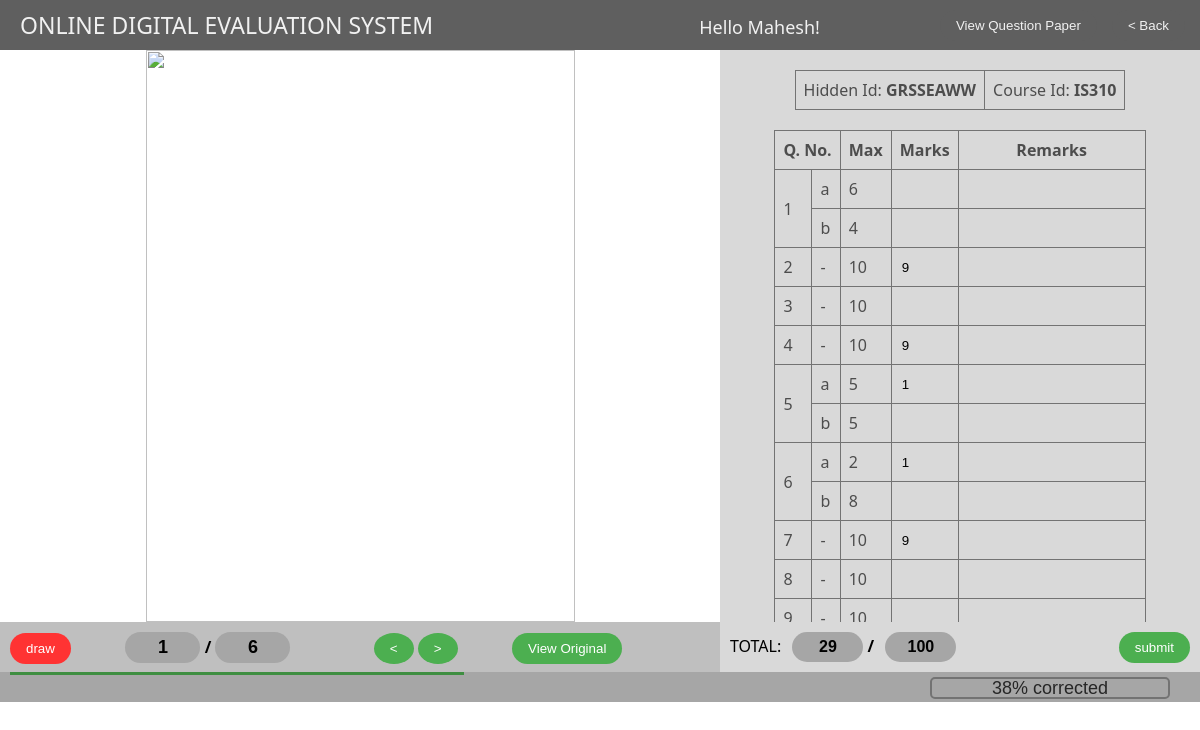
/correctionpage.php (signed in), run on the app's committed database.
### tables this page shows
CREATE TABLE `qpapers` (
  `QpId` varchar(4) NOT NULL,
  `QId` varchar(6) NOT NULL,
  `QNo` int(2) NOT NULL,
  `SubQNo` varchar(2) NOT NULL,
  `QStmt` text NOT NULL,
  `MaxMarks` int(2) NOT NULL,
  `Setter` varchar(4) NOT NULL,
  `CourseId` varchar(5) NOT NULL
);

### tablecreation.php (the view, shortened to what this page needs)
<?php
	$QpId = $_SESSION['QpId'];
	$studid = $_SESSION['studid'];
	$servername = "localhost";
	$username = "root";
	$password = "root";
	$dbname = "odes";
	$conn = new mysqli($servername, $username, $password, $dbname);
	$result = $conn->query("SELECT * FROM `qpapers` WHERE `QpId`='$QpId'");
	if ($result->num_rows > 0) {
		while($row = $result->fetch_assoc()) {
			$marks[$row['QNo']][$row['SubQNo']] = $row['MaxMarks'];
		}
	} else {
		echo "1-0 results";
	}
	$result = $conn->query("SELECT * FROM `marks` WHERE `StudId`='{$studid}' AND `QpId`='{$QpId}' AND `MarksPerQ`>='0'");
	if ($result->num_rows > 0) {
		while($row = $result->fetch_assoc()) {
			$preMarks[$row['QId']] = $row['MarksPerQ'];
		}
	} else {
		echo "";
	}
	echo "<table>"
		. "<tr>"
		. "<th colspan='2'>Q. No.</th>"
		. "<th>Max</th>"
		. "<th>Marks</th>"
		. "<th>Remarks</th>"
		. "</tr>";
	foreach($marks as $qno => $subqarr) {
		echo "<tr>"
			."<td rowspan='".sizeof($subqarr)."' > $qno </td>";
		$i = 1;
		foreach ($subqarr as $subqno => $maxmarks) {
			$qid="";
			$result1 = $conn->query("SELECT `QId` FROM `qpapers` WHERE `QNo`='$qno' AND `SubQNo`='$subqno' AND `QpId`='$QpId'");
			if ($result1->num_rows > 0) {
				if($row = $result1->fetch_assoc()) {
					$qid = $row['QId'];
				}
			} else {
				echo "4-0 results";
			}
			$preMarksVal = '';
			$preRemarksVal = '';
			if(isset($preMarks[$qid])){
				$preMarksVal = $preMarks[$qid];
			}
			if($i == 1){
				echo "<td>$subqno</td>"
					."<td>$maxmarks</td>"
					."<td><input type='text' name='M_Q{$qno}_SQ{$subqno}_QID{$qid}' id='M_Q{$qno}_SQ{$subqno}_QID{$qid}' class='transparent marksTB enterBlur' width='25' onkeypress='if ( isNaN(this.value + String.fromCharCode(event.keyCode) )) return false;' value='{$preMarksVal}' /></td>"
					."<td><input type='text' name='R_Q{$qno}_SQ{$subqno}_QID{$qid}' id='R_Q{$qno}_SQ{$subqno}_QID{$qid}' class='transparent remarksTB enterBlur' width='170' value='{$preRemarksVal}' /></td>"
					."</tr>";
			} else {
				echo "<tr>"
					."<td>$subqno</td>"
					."<td>$maxmarks</td>"
					."<td><input type='text' name='M_Q{$qno}_SQ{$subqno}_QID{$qid}' id='M_Q{$qno}_SQ{$subqno}_QID{$qid}' class='transparent marksTB enterBlur' width='25' onkeypress='if ( isNaN(this.value + String.fromCharCode(event.keyCode) )) return false;' value='{$preMarksVal}' /></td>"
					."<td><input type='text' name='R_Q{$qno}_SQ{$subqno}_QID{$qid}' id='R_Q{$qno}_SQ{$subqno}_QID{$qid}' class='transparent remarksTB enterBlur' width='170' value='{$preRemarksVal}' /></td>"
					."</tr>";
			}
			$i++;
		}
	}
	echo "</table>";
?>

### correctionpage.php (shortened to what this page needs)
<?php
	if ( isset($_GET['hidid']) ){
		$HidId = $_GET['hidid'];
	} elseif ( isset( $_SESSION['hidid'] ) ) {
		$HidId = $_SESSION['hidid'];
	}else {
		$HidId = 'GRSSEAWW';
	}
	$servername = "localhost";
	$username = "root";
	$password = "root";
	$dbname = "odes";
	$conn = new mysqli($servername, $username, $password, $dbname);
	$result = $conn->query("SELECT `StudId`,`CourseId` FROM `ansscripts` WHERE `HidId`='{$HidId}' LIMIT 1");
	if ($result->num_rows > 0) {
		if($row = $result->fetch_assoc()){
			$courseid = $row['CourseId'];
		}
	}
?>
<html>
	<head>
		<link rel="stylesheet" type="text/css" href="modalStyle.css" />
		<link rel="stylesheet" type="text/css" href="teacherStyle.css" />
		<link rel="stylesheet" type="text/css" href="CommonStyle.css" />
	</head>
	<body >
		<div class="header-div" style="">
			<p style="font-size:23px;margin-left:20px;display:inline-block;margin-top:9px;" >ONLINE DIGITAL EVALUATION SYSTEM</p>
				<button class="round-edge-button header-button" id="back-page-button" style="display:inline-block;margin-top:10px;padding:8px 16px;margin-right:15px;float:right;" >
				&lt; Back
				</button>
			<button class="round-edge-button header-button" id="view-qp-button" style="display:inline-block;margin-top:10px;padding:8px 16px;margin-right:15px;float:right;" >
			View Question Paper
			</button>
			<p style="font-size:18px;float:right;margin-bottom:0px;margin-right:120px;display:inline-block;margin-top:15px;" >Hello <?php echo $_SESSION['FactName'];?>!</p>
		</div>
		<div id="ans-script-div" style="">
			<div id="ans-script-image-div" style="display:inline-block;" >
				<img id="ans-script-img" src="images/img3.jpg"
					style="width:429px;height:572px;"
					onclick=zoomIn(this); />
			</div>
			<div id="ansScript-controls-div" style="overflow:auto;" >
				<button id="canvas-toggle-button" class="round-edge-button red-button move" style="margin-left:10px;margin-top:10px;padding:8px 16px;" >
				draw
				</button>
				<input id="pg-num-text-field" class="move enterBlur" type="text" size="2" style="margin-left:7%;" maxlength="2" onkeypress="if ( isNaN(String.fromCharCode(event.keyCode) )) return false;" />
				<b id="divider-symbol" >/</b>
				<input id="total-pages-text-field" type="text" size="2" readonly />
				<button id="prev-img-button" class="round-button green-button move" style="margin-left:11%;margin-top:10px;padding:8px 16px;"> &#x3c; </button>
				<button id="next-img-button" class="round-button green-button move" style="margin-top:10px;padding:8px 16px;"> > </button>
				<button id="view-original-button" class="round-edge-button green-button move" style="margin-left:7%;margin-top:10px;padding:8px 16px;" >View Original</button>
			</div>
		</div>
		<div id="marks-entry-div" style="">
			<div id="marks-entry-table-div" style="" >
				<table>
					<tr>
						<td>Hidden Id: <b><?php echo $HidId; ?></b></td>
						<td>Course Id: <b><?php echo $courseid; ?></b></td>
					</tr>
				</table>
				<form id="marks-form" action="submitMarks.php" method="post" >
				<?php
					include 'tablecreation.php';
				?>
				</form>
			</div>
			<div id="marks-entry-controls-div" style="" >
				<p style="margin-left:10px;margin-top:10px;display:inline-block;" >TOTAL:</p>
				<input id="total-marks-text-field" type="text" size="2" style="margin-left:7px;" maxlength="3" readonly />
				<b>/</b>
				<input id="total-max-marks-text-field" type="text" size="2" style="margin-left:7px;" maxlength="3" readonly />
				<button id="marks-entry-submit-button" class="round-edge-button green-button move" style="float:right;margin-right:10px;margin-top:10px;padding:8px 16px;">submit</button>
			</div>
		</div>
		<div id="status-div" style="float:left;width:100%;height:30px;background-color:#a6a6a6;overflow:auto;">
			<div id="progress-bar" style="margin-left:10px;margin-right:10px;background-color:#a6a6a6;height:3px;" >
				<div style="width:10%;background-color:#3e8e41;height:3px;display:inline-block;">
				</div>
			</div>
			<input type="text" id="correction-percent-text-field" class="transparent" value="0% corrected" readonly />
		</div>
	</body>
</html>
</body>
</html>

### teacherStyle.css (style rules this page uses)
table { margin: auto; margin-top: 20px; }
#ans-script-img, #original-ans-script-img { margin: auto; display: block; }
#ans-script-div { float: left; width: 60%; height: 622px; overflow: auto; background-color: #fff; }
#ans-script-image-div, #original-ans-script-image-div { margin: auto; float: none; width:100%; height:572px; max-height: 572px; min-height: 572px; overflow: auto; }
#ansScript-controls-div { width: 100%; min-height: 50px; max-height: 50px; background-color: #bfbfbf; }
#ansScript-controls-div #pg-num-text-field, #ansScript-controls-div #total-pages-text-field { margin-top: 10px; padding: 5px 16px; border-radius: 50px; border: none; text-align: center; background-color: #a6a6a6; font-size: large; font-weight: bold; }
div#marks-entry-div { float:left; width:40%; height:622px; overflow:auto; background-color:#d9d9d9; }
div#marks-entry-div div#marks-entry-table-div { float:left; width:100%; overflow:auto; height:572px; max-height:572px; }
div#marks-entry-div div#marks-entry-controls-div { overflow:auto; width:100%; min-height:50px; max-height:50px; float:left; }
div#marks-entry-controls-div input#total-marks-text-field, div#marks-entry-controls-div input#total-max-marks-text-field { margin-top: 10px; padding: 6px 16px; border-radius: 50px; border: none; text-align: center; background-color: #a6a6a6; font-weight: bold; font-size: medium; }
table input.marksTB { width:35px; }
table input.remarksTB { width: 170px; }
table input.transparent { border: none; background-color: transparent; }
input.transparent { border: none; background-color: transparent; }
input#correction-percent-text-field { text-align: center; margin-right: 30px; margin-top: 2px; border-radius: 5px; border: 2px solid #737373; color: #262626; font-size: large; float: right; height: 22px; }

### CommonStyle.css (style rules this page uses)
html, body { font-family: "Segoe UI", Arial, sans-serif; }
body { margin: 0px; }
div.header-div { width: 100%; height: 50px; background-color: #5f5f5f; color: #f1f1f1; //font-family: Verdana; }
button { border: none; outline: none; }
button.red-button { background-color: #ff3333; color: #fff; }
button.green-button { background-color: #4CAF50; color: white; }
button.round-button { border-radius: 50%; }
button.round-edge-button { border-radius: 50px; }
button.header-button { background-color: #5f5f5f; color: #f1f1f1; }

### data on the page
qpapers: QId "9"
qpapers: QId "9"
qpapers: QId "1"
qpapers: QId "1"
qpapers: QId "9"

### other printed values
$_SESSION['FactName'] "Mahesh"
$HidId "GRSSEAWW"
$courseid "IS310"
$qno "1"
$subqno "a"
$maxmarks "6"
$subqno "b"
$maxmarks "4"
$qno "2"
$subqno "-"
$maxmarks "10"
$qno "3"
$qno "4"
$qno "5"
$maxmarks "5"
